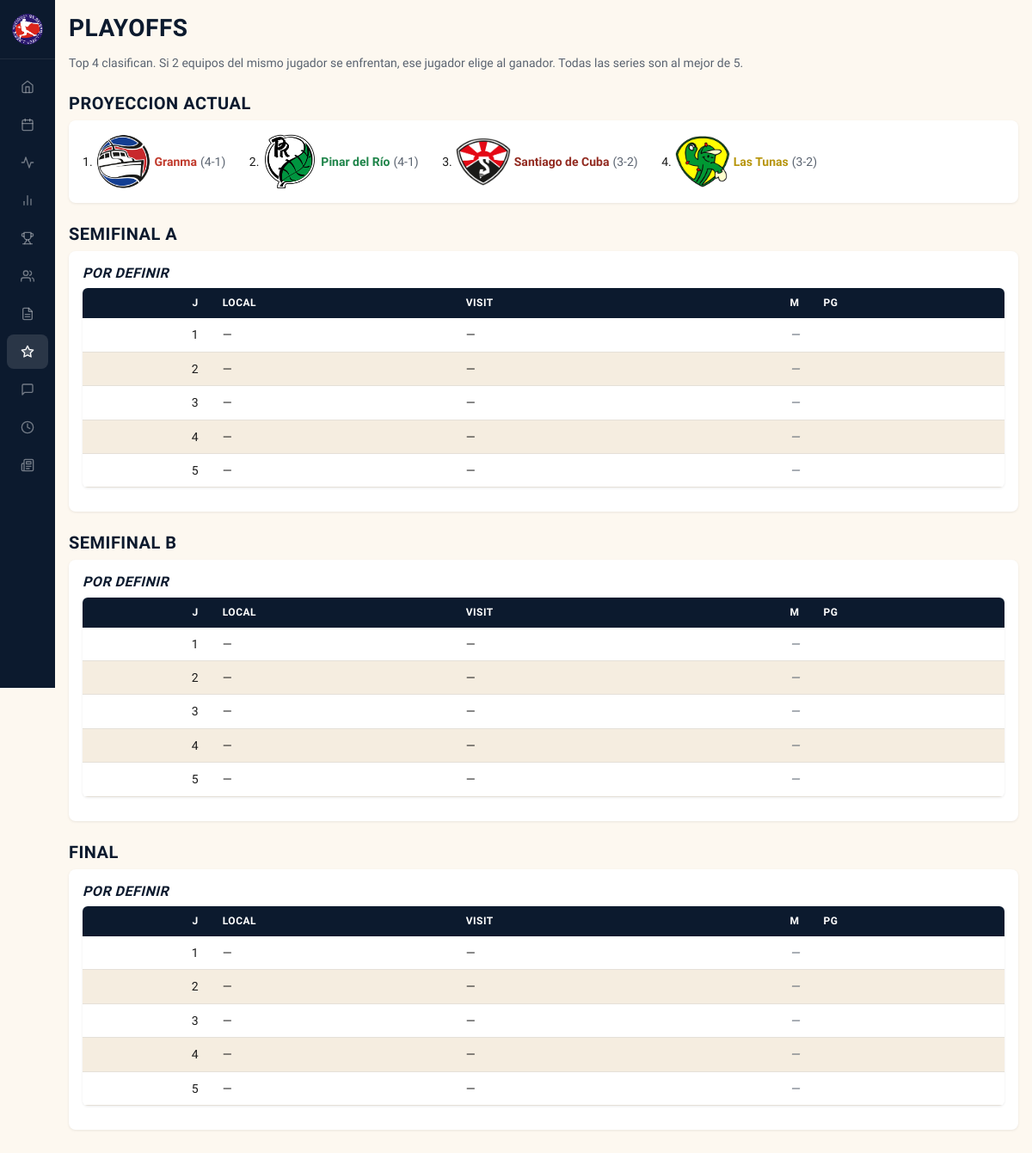
The app's page /playoffs with its own data.
### tables this page shows
CREATE TABLE teams (
            id INTEGER PRIMARY KEY,
            name TEXT NOT NULL,
            short_name TEXT NOT NULL,
            full_name TEXT NOT NULL,
            owner TEXT NOT NULL,
            rank_overall INTEGER,
            rank_pitching INTEGER,
            rank_batting INTEGER,
            rank_fielding INTEGER,
            rank_speed INTEGER,
            rank_pre_draft INTEGER,
            rank_post_draft INTEGER,
            color_primary TEXT,
            color_secondary TEXT,
            logo_file TEXT,
            banner_file TEXT
        );

CREATE TABLE schedule (
            id INTEGER PRIMARY KEY,
            game_num INTEGER,
            week_num INTEGER,
            home_team_id INTEGER REFERENCES teams(id),
            away_team_id INTEGER REFERENCES teams(id),
            phase TEXT DEFAULT 'regular',
            series_game INTEGER
        );

### blueprints/playoffs/routes.py (the view)
@playoffs_bp.route('/playoffs')
def playoffs() -> str:
    return render_template('playoffs.html',
                           semi_a=get_series('semi_a'),
                           semi_b=get_series('semi_b'),
                           final=get_series('final'),
                           standings=get_standings())

### app.py (called while the page is built)
def _register_static_versioning(app: Flask) -> None:
    @app.url_defaults
    def _inject_static_version(endpoint: str, values: dict) -> None:
        if endpoint != 'static' or 'v' in values:
            return
        filename = values.get('filename')
        if not filename:
            return
        path = os.path.join(app.static_folder or '', filename)
        try:
            values['v'] = int(os.path.getmtime(path))
        except OSError:
            pass

### blueprints/playoffs/services.py (called while the page is built)
def get_series(phase: str) -> list[sqlite3.Row]:
    return get_db().execute("""
        SELECT s.*, g.home_runs, g.away_runs, g.date, g.id as game_id,
            ht.name as home_name, ht.short_name as home_short,
            ht.color_primary as home_color, ht.logo_file as home_logo,
            at.name as away_name, at.short_name as away_short,
            at.color_primary as away_color, at.logo_file as away_logo,
            wp.name as wp_name
        FROM schedule s
        LEFT JOIN teams ht ON s.home_team_id = ht.id
        LEFT JOIN teams at ON s.away_team_id = at.id
        LEFT JOIN games g ON g.schedule_id = s.id
        LEFT JOIN players wp ON g.winning_pitcher_id = wp.id
        WHERE s.phase = ?
        ORDER BY s.series_game
    """, (phase,)).fetchall()

### db.py (called while the page is built)
def get_db() -> sqlite3.Connection:
    if 'db' not in g:
        from flask import current_app
        g.db = sqlite3.connect(current_app.config['DB_PATH'])
        g.db.row_factory = sqlite3.Row
        cursor = g.db.cursor()
        cursor.execute('PRAGMA journal_mode=WAL')
        cursor.execute('PRAGMA synchronous=NORMAL')
        cursor.execute('PRAGMA foreign_keys=ON')
        cursor.execute('PRAGMA busy_timeout=5000')
        cursor.close()
    return g.db

### models/base.py (called while the page is built)
    def __getattr__(self, name: str) -> Any:
        try:
            return self._row[name]
        except (IndexError, KeyError) as e:
            raise AttributeError(
                f"{type(self).__name__} has no attribute or column {name!r}"
            ) from e

    @property
    def row(self) -> sqlite3.Row:
        return self._row

### models/team.py (called while the page is built)
    @property
    def games(self) -> int:
        return self.wins + self.losses

    @property
    def pct_float(self) -> float:
        return self.wins / self.games if self.games else 0.0

    @property
    def pct(self) -> str:
        return f"{self.pct_float:.3f}" if self.games else ".000"

    @property
    def diff(self) -> int:
        return self.rs - self.ra

### templates/playoffs.html (shortened to what this page needs)
{% extends "base.html" %}
{% from 'components/logo_img.html' import logo_img %}
{% from 'components/team_link.html' import team_link %}
{% from 'components/series_table.html' import series_table %}
{% block content %}
<h1>Playoffs</h1>
<p class="text-muted mb-4">
    Top 4 clasifican. Si 2 equipos del mismo jugador se enfrentan, ese jugador elige al ganador.
    Todas las series son al mejor de 5.
</p>
{% if standings %}
<h2>Proyeccion Actual</h2>
<div class="card">
    {% for s in standings[:4] %}
    <span class="playoff-seed">
        {{ loop.index }}.
        {{ team_link(s.short_name, s.name, s.color_primary, s.logo_file) }}
        <span class="text-muted">({{ s.wins }}-{{ s.losses }})</span>
    </span>
    {% endfor %}
</div>
{% endif %}
<div class="bracket">
    <div class="bracket-round">
        {{ series_table('Semifinal A', semi_a) }}
        {{ series_table('Semifinal B', semi_b) }}
    </div>
    <div class="bracket-round">
        {{ series_table('Final', final) }}
    </div>
</div>
{% endblock %}

### templates/components/logo_img.html
{% macro logo_img(logo_file, css_class='inline-logo', alt='') %}
{% if logo_file %}
    {%- set dims = {
        'inline-logo':    64,
        'inline-logo-md': 32,
        'inline-logo-sm': 16,
        'team-logo':      56,
        'sched-logo':     72,
        'game-card-bg game-card-bg-left':  64,
        'game-card-bg game-card-bg-right': 64,
    } -%}
    {%- set size = dims.get(css_class) -%}
<img src="{{ url_for('static', filename='graphics/' + logo_file) }}"
     class="{{ css_class }}" alt="{{ alt }}" loading="lazy" decoding="async"
     {%- if size %} width="{{ size }}" height="{{ size }}"{% endif %}>
{% endif %}
{% endmacro %}

### templates/components/team_link.html
{% from 'components/logo_img.html' import logo_img %}
{% macro team_link(short_name, name, color, logo_file=None) %}
{{ logo_img(logo_file) }}
<a href="{{ url_for('teams.team', short=short_name) }}" class="team-color-bold" style="--team-color: {{ color }}">{{ name }}</a>
{% endmacro %}

### templates/components/series_table.html
{% macro series_table(title, games) %}
<h2>{{ title }}</h2>
<div class="series-card">
    {% if games and games[0].home_name %}
        <h3>{{ games[0].home_name }} vs {{ games[0].away_name }}</h3>
    {% else %}
        <h3 class="game-unplayed">Por definir</h3>
    {% endif %}
    <table>
        <thead><tr><th class="num">J</th><th>Local</th><th>Visit</th><th class="num">M</th><th>PG</th></tr></thead>
        <tbody>
        {% for g in games %}
        <tr>
            <td class="num">{{ g.series_game }}</td>
            <td>{{ g.home_short or '—' }}</td>
            <td>{{ g.away_short or '—' }}</td>
            {% if g.home_runs is not none %}
            <td class="num">{{ g.home_runs }}-{{ g.away_runs }}</td>
            <td>{{ g.wp_name or '' }}</td>
            {% else %}
            <td class="num game-unplayed">—</td>
            <td></td>
            {% endif %}
        </tr>
        {% endfor %}
        </tbody>
    </table>
</div>
{% endmacro %}

### static/style.css (style rules this page uses)
:root { --navy-900: #0C1A2E; --navy-800: #132B4A; --navy-700: #1B3254; --navy-500: #2D4F7E; --red-600: #C62828; --red-700: #A51C1C; --cream-50: #FDF8F0; --cream-100: #F5EDE0; --cream-200: #E8DCC8; --white: #FFFFFF; --gray-600: #5A5A5A; --gray-400: #9E9E9E; --green-600: #2E7D32; --gold-500: #D4A017; --ernesto: #2b6cb0; --junior: #c05621; --text-primary: #1A1A1A; --text-secondary: #5A6370; --border: #E5E0D8; --shadow-sm: 0 1px 3px rgba(0,0,0,0.08); --shadow-md: 0 4px 12px rgba(0,0,0,0.12); --sidebar-width: 200px; --sidebar-collapsed: 64px; --text-xs: 0.6875rem; --text-sm: 0.75rem; --text-base: 0.875rem; --text-lg: 1rem; --text-xl: 1.25rem; --text-2xl: 1.75rem; --text-3xl: 2.25rem; --space-1: 4px; --space-2: 8px; --space-3: 12px; --space-4: 16px; --space-5: 24px; --space-6: 32px; --space-7: 48px; --space-8: 64px; --bg: var(--cream-50); --bg-alt: var(--cream-100); --card: var(--white); --text: var(--text-primary); --muted: var(--text-secondary); --accent: var(--red-600); --link: var(--navy-700); --green: var(--green-600); --red: var(--red-600); --gold: var(--gold-500); }
*, *::before, *::after { margin: 0; padding: 0; box-sizing: border-box; }
body { font-family: 'Source Sans 3', system-ui, -apple-system, sans-serif; background: var(--cream-50); color: var(--text-primary); line-height: 1.6; font-size: var(--text-base); }
a { color: var(--navy-700); text-decoration: none; transition: color 120ms; }
h1, h2, h3 { font-family: 'Barlow Condensed', 'Arial Narrow', sans-serif; text-transform: uppercase; letter-spacing: 0.5px; line-height: 1.2; }
h1 { color: var(--navy-900); margin-bottom: var(--space-3); font-size: var(--text-2xl); font-weight: 800; }
h2 { color: var(--navy-900); margin: var(--space-5) 0 var(--space-2); font-size: var(--text-xl); font-weight: 700; }
h3 { color: var(--navy-900); font-size: var(--text-lg); font-weight: 700; }
.card { background: var(--white); border-radius: 8px; padding: var(--space-4); margin-bottom: var(--space-3); box-shadow: var(--shadow-sm); transition: box-shadow 200ms ease; }
.series-card { background: var(--white); border-radius: 8px; padding: var(--space-4); margin-bottom: var(--space-3); box-shadow: var(--shadow-sm); }
.series-card h3 { color: var(--navy-900); margin-bottom: var(--space-2); font-size: var(--text-lg); }
table { width: 100%; border-collapse: collapse; margin-bottom: var(--space-3); background: var(--white); border-radius: 6px; overflow: hidden; box-shadow: var(--shadow-sm); }
th { background: var(--navy-900); color: var(--white); padding: var(--space-2) var(--space-3); text-align: left; font-family: 'Barlow Condensed', sans-serif; font-size: var(--text-sm); font-weight: 700; text-transform: uppercase; letter-spacing: 0.5px; }
td { padding: var(--space-2) var(--space-4) var(--space-2) var(--space-3); border-bottom: 1px solid var(--border); font-size: var(--text-base); }
th { padding-right: var(--space-4); }
td:last-child, th:last-child { padding-right: var(--space-5); }
tbody tr:nth-child(even) { background: var(--cream-100); }
.num { text-align: right; font-variant-numeric: tabular-nums; }
.inline-logo { height: 64px; width: 64px; object-fit: contain; vertical-align: middle; }
.game-unplayed { color: var(--text-secondary); font-style: italic; }
.text-muted { color: var(--text-secondary); }
.mb-4 { margin-bottom: var(--space-4); }
.team-color-bold { color: var(--team-color); font-weight: 600; }
.playoff-seed { display: inline-flex; align-items: center; gap: var(--space-1); margin-right: var(--space-5); }
.card, .game-card, .analyst-chip, .tweet, .sched-row { animation: fadeInUp 200ms ease-out both; }

### records on screen
teams: logo_file (picture), name "Granma", wins "4", losses "1"
teams: logo_file (picture), name "Pinar del Río", wins "4", losses "1"
teams: logo_file (picture), name "Santiago de Cuba", wins "3", losses "2"
teams: logo_file (picture), name "Las Tunas", wins "3", losses "2"
schedule: series_game "1", home_short "—", away_short "—"
schedule: series_game "2", home_short "—", away_short "—"
schedule: series_game "3", home_short "—", away_short "—"
schedule: series_game "4", home_short "—", away_short "—"
schedule: series_game "5", home_short "—", away_short "—"
schedule: series_game "1", home_short "—", away_short "—"
schedule: series_game "2", home_short "—", away_short "—"
schedule: series_game "3", home_short "—", away_short "—"
schedule: series_game "4", home_short "—", away_short "—"
schedule: series_game "5", home_short "—", away_short "—"
schedule: series_game "1", home_short "—", away_short "—"
schedule: series_game "2", home_short "—", away_short "—"
schedule: series_game "3", home_short "—", away_short "—"
schedule: series_game "4", home_short "—", away_short "—"
schedule: series_game "5", home_short "—", away_short "—"

### other values on screen
{{ title }} "SEMIFINAL A SEMIFINAL B FINAL"
